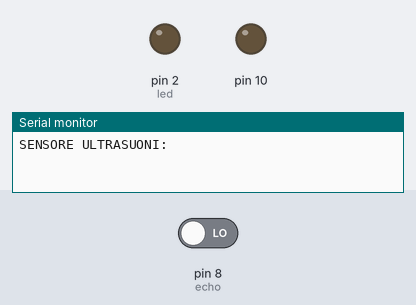
The sketch below on a simulated Arduino Uno, built with avr-gcc and run on an emulated ATmega328P. On the bench: output pins drawn as LEDs (lit = HIGH), the last lines printed to the serial monitor. The inputs (shaded band) are chosen by the test bench; at power-on: pin 8 (echo) LOW. Pins used as bus, display or sensor lines are not drawn.

Above: at 0.1 s.
At 1.1 s:
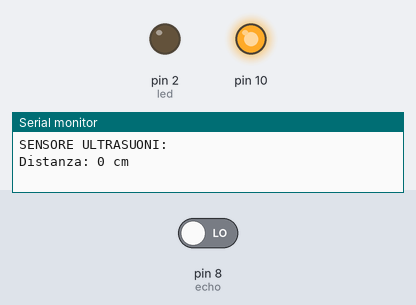
Timing chart, 0 to 2.6 s (numbered marks = the images above):
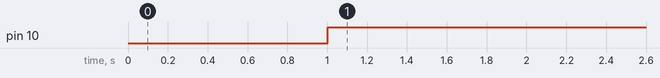

Measured:
- by itself, pin 10: LOW → HIGH at 1.0 s

The sketch:

Ultrasuoni_Prova.ino
```cpp
int echo = 8;
int trigger = 13;
int led = 2;


void setup() {
  pinMode(10, OUTPUT);
  pinMode(trigger, OUTPUT);
  pinMode(echo, INPUT);
  pinMode(led, OUTPUT);
  Serial.begin(9600);
  Serial.println("SENSORE ULTRASUONI: ");

}

void loop() {
  digitalWrite(trigger, LOW);

  digitalWrite(trigger, HIGH);

  delayMicroseconds(3000);

  digitalWrite(trigger, LOW);


  long t_ritorno = pulseIn(echo, HIGH);


  Serial.println();

  long distanza = (t_ritorno / 29) / 2;

  Serial.print("Distanza: ");
  Serial.print(distanza);
  Serial.println(" cm");


  if (distanza < 15) {
    digitalWrite(10, HIGH);
  }
  else {
    digitalWrite(10, LOW);
  }
  delay(500);


}
```
